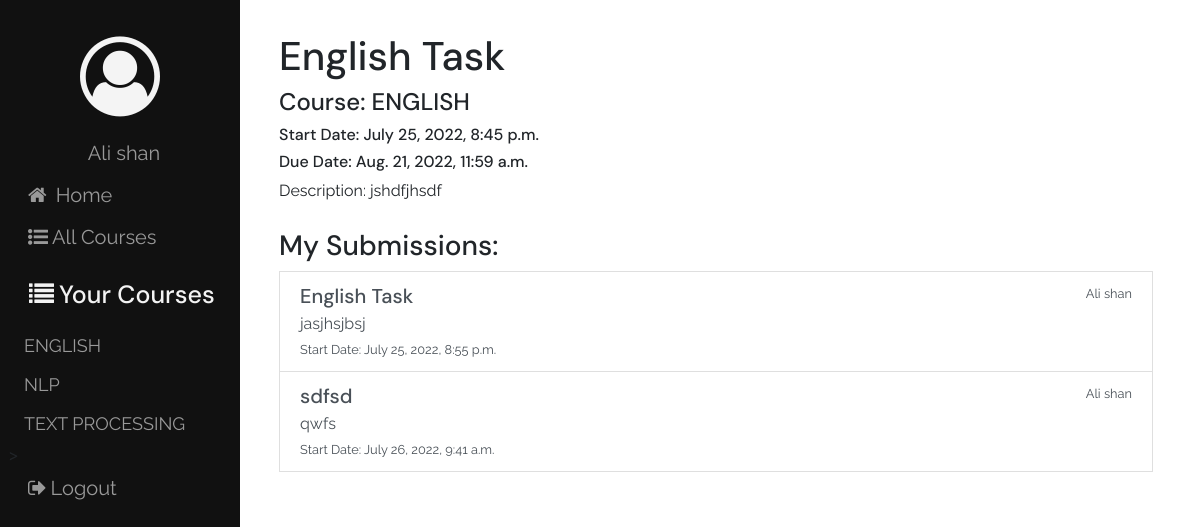
Page /assignments/detail/3/ (signed in) on the committed database.
### users/models.py (models this page shows)
class User(auth.models.AbstractUser):
    USER_TYPE_CHOICES = (
        (1, 'Student'),
        (2, 'Teacher')
    )
    user_type = models.PositiveIntegerField(choices=USER_TYPE_CHOICES, default=1)
    def __str__(self):
        return self.first_name + ' ' + self.last_name

### courses/models.py (models this page shows, shortened)
class Course(models.Model):
    course_name = models.CharField(max_length=200)
    course_description = models.TextField()
    teacher = models.ForeignKey(User, related_name="course", on_delete=models.CASCADE)
    students = models.ManyToManyField(User, through='Enrollment', related_name="student_course")
    def __str__(self):
        return self.course_name
    class Meta:
        ordering = ['course_name']

### assignments/models.py (models this page shows, shortened)
class Assignment(models.Model):
    assignment_name = models.CharField(max_length=200, blank=False)
    assignment_description = models.TextField(blank=False)
    start_date = models.DateTimeField(default=timezone.now)
    due_date = models.DateTimeField(blank=True)
    course = models.ForeignKey(Course, on_delete=models.CASCADE)

class SubmitAssignment(models.Model):
    author = models.ForeignKey(User, related_name='assignment', on_delete=models.CASCADE)
    topic = models.CharField(max_length=200, blank=False)
    description = models.TextField(blank=False)
    assignment_file = models.FileField(blank=False, upload_to='assignments')
    submitted_date = models.DateTimeField(default=timezone.now)
    assignment_ques = models.ForeignKey(Assignment, related_name="question", on_delete=models.CASCADE, null=True)
    graded = models.BooleanField(default=False)
    grade = models.IntegerField(
        default=0,
        validators=[
            MaxValueValidator(100),
            MinValueValidator(0)
        ]
    )

### assignments/views.py (the view)
# urls.py: url(r'^detail/(?P<pk>[-\w]+)/$', views.AssignmentDetail.as_view(), name='detail'),
class AssignmentDetail(LoginRequiredMixin, generic.DetailView):
    model = Assignment
    def get_context_data(self, **kwargs):
        course_obj = Course.objects.filter(students=self.request.user.id)
        context = super(AssignmentDetail, self).get_context_data(**kwargs)
        context['course'] = course_obj
        assignment = Assignment.objects.filter(pk=self.kwargs['pk'])
        assignment_object = get_object_or_404(assignment)
        context['duedate'] = assignment_object.due_date
        context['time'] = timezone.now()
        submitassignment = SubmitAssignment.objects.filter(assignment_ques=self.kwargs['pk'])
        context['submitted'] = submitassignment
        self.request.session['assignment'] = self.kwargs['pk']
        return context

### courses/context_processors.py (called while the page is built)
def courses_processor(request):
    course = Course.objects.all()
    return {'list_courses': course}

### assignments/templates/assignments/assignment_detail.html (shortened to what this page needs)
{% extends 'assignments/assignment_base.html' %}
{% load bootstrap4 %}
{% block main_content %}
    <div class="container">
        <h1>{{assignment.assignment_name}}</h1>
        <h4>Course: {{assignment.course}}</h4>
        <h6>Start Date: {{assignment.start_date}}</h6>
        <h6>Due Date: {{assignment.due_date}}</h6>
        <p>Description: {{assignment.assignment_description}}</p>
        {% if user.user_type == 2 %}
            <a href="{% url 'assignments:update' pk=assignment.pk %}" class="btn btn-warning btn-lg">Update</a>
            <a href="{% url 'assignments:delete' pk=assignment.pk %}" class="btn btn-danger btn-lg">Delete</a>
            {% if duedate >= time %}
                    <a href="{% url 'assignments:submit' %}" class="btn btn-success btn-lg">Submit Assignment</a>
                {% endif %}
            <div class="submissions">
            <h3>Submissions</h3>
            {% for submissions in submitted %}
                <a href="{% url 'assignments:submit_detail' pk=submissions.pk %}" class="list-group-item list-group-item-action">
                    <div class="d-flex w-100 justify-content-between">
                    <h5 class="mb-1">{{submissions.topic}}</h5>
                    <small>{{submissions.author}}</small>
                    </div>
                    <p class="mb-1">
                    {{submissions.description}}
                    </p>
                    <small>Start Date: {{submissions.submitted_date}}</small><br>
                </a>
            {% empty %}
                <h6>No Submissions</h6>
            {% endfor %}
            </div>
        {% else %}
            {% if assignment.course in course %}
                <div class="submissions">
                <h3>My Submissions:</h3>
                {% for submissions in submitted %}
                    {% if submissions.author.id == user.id %}
                        <a href="{% url 'assignments:submit_detail' pk=submissions.pk %}" class="list-group-item list-group-item-action">
                            <div class="d-flex w-100 justify-content-between">
                            <h5 class="mb-1">{{submissions.topic}}</h5>
                            <small>{{submissions.author}}</small>
                            </div>
                            <p class="mb-1">
                            {{submissions.description}}
                            </p>
                            <small>Start Date: {{submissions.submitted_date}}</small><br>
                        </a>
                    {% endif %}
                {% empty %}
                    <h6>No Submissions</h6>
                {% endfor %}
                </div>
            {% endif %}
        {% endif %}
    </div>
{% endblock main_content %}

### templates/base.html (shortened to what this page needs)
{% load static %}
<html lang="en">
<head>
    <link rel="stylesheet" href="https://stackpath.bootstrapcdn.com/bootstrap/4.5.2/css/bootstrap.min.css" />
    <link rel="stylesheet" href="https://stackpath.bootstrapcdn.com/font-awesome/4.7.0/css/font-awesome.min.css" />
    <link rel="stylesheet" href="{% static 'django_lms/css/master.css' %}" />
</head>
<body>
    <div class="sidenav">
        <div class="side-items">
        <span class="sidemenu side-element"><i class="fa fa-user-circle-o fa-5x" aria-hidden="true" id="profile"></i></span>
        {% if user.is_authenticated %}
            <a href="{% url 'profile' pk=user.pk %}" class="sidemenu side-element Hide">{{user}}</a>
            <a href="{% url 'home' %}">  <i class="fa fa-home" aria-hidden="true">  </i> <span class="Hide"> Home</span>   </a>
            <a href="{% url 'courses:list' %}"><i class="fa fa-list-ul" aria-hidden="true"></i>All Courses</a>
            {% if user.user_type == 1 %}
                <span class="sidemenu"><h5 id="side-head"><i class="fa fa-list courses-icon" aria-hidden="true"></i>Your Courses</h5></span>
                {% for course in list_courses %}
                    {% if user in course.students.all %}
                        <span class="course-item"><a href="{% url 'courses:detail' pk=course.pk %}" >{{course}}</a></span>
                    {% endif %}
                {% endfor %}
            {% endif %}>
            <a href="{% url 'users:logout' %}" class="sidemenu"><i class="fa fa-sign-out" aria-hidden="true"></i>Logout</a>
        {% endif %}
        </div>
    </div>
    <div class="content">
        {% block body_content %}
        {% endblock body_content %}
    </div>
</body>
</html>

### static/django_lms/css/master.css (style rules this page uses)
.sidenav { height: 100%; width: 20%; position: fixed; z-index: 1; top: 0; left: 0; background-color: #111; overflow-x: hidden; padding-top: 20px; }
h1, h2, h3, h4, h5, h6 { font-family: 'DM Sans', sans-serif; }
p, a { font-family: 'Raleway', 'sans-serif'; }
.sidenav a { padding: 6px 8px 6px 16px; text-decoration: none; font-size: 20px; color: #999999; display: block; }
.content { margin-top: 2em; margin-left: 22%; margin-bottom: 2em; margin-right: 2em; }
.sidemenu { display: block; color: #f4f4f4; }
.side-element { text-align: center; }
i { margin: 0.2em; }
.side-items { margin-left: 0.5em; margin-right: 0.5em; }
#side-head { margin-top: 0.5em; padding: 6px 8px 6px 16px; text-decoration: none; font-size: 25px; color: #f3f3f3; }
.course-item a { font-size: 18px; }
.card-deck, .assignments, .submissions, .grade { margin:3% 0% 3% 0% }

### rows in the picture
User: first_name+last_name "Ali shan"
Course: course_name "ENGLISH"
Course: course_name "NLP"
Course: course_name "TEXT PROCESSING"
Assignment: assignment_name "English Task", course "ENGLISH", start_date "July 25, 2022, 8:45 p.m.", due_date "Aug. 21, 2022, 11:59 a.m.", assignment_description "jshdfjhsdf"
SubmitAssignment: topic "English Task", author "Ali shan", description "jasjhsjbsj", submitted_date "July 25, 2022, 8:55 p.m."
SubmitAssignment: topic "sdfsd", author "Ali shan", description "qwfs", submitted_date "July 26, 2022, 9:41 a.m."
